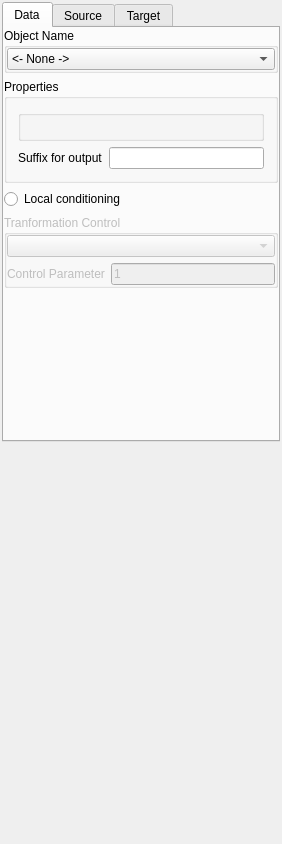
<ui version="4.0" >
 <class>Trans</class>
 <widget class="QWidget" name="Trans" >
  <property name="AlgorithmCategory" stdset="0">
   <string>Utilities</string>
  </property>
  <property name="AlgorithmDescription" stdset="0">
   <string>Histogram transformation</string>
  </property>
  <property name="enabled" >
   <bool>true</bool>
  </property>
  <property name="geometry" >
   <rect>
    <x>0</x>
    <y>0</y>
    <width>282</width>
    <height>844</height>
   </rect>
  </property>
  <property name="windowTitle" >
   <string>Histogram transform</string>
  </property>
  <layout class="QGridLayout" >
   <property name="leftMargin" >
    <number>2</number>
   </property>
   <property name="topMargin" >
    <number>2</number>
   </property>
   <property name="rightMargin" >
    <number>2</number>
   </property>
   <property name="bottomMargin" >
    <number>2</number>
   </property>
   <item row="1" column="0" >
    <spacer>
     <property name="orientation" >
      <enum>Qt::Vertical</enum>
     </property>
     <property name="sizeType" >
      <enum>QSizePolicy::Expanding</enum>
     </property>
     <property name="sizeHint" >
      <size>
       <width>20</width>
       <height>30</height>
      </size>
     </property>
    </spacer>
   </item>
   <item row="0" column="0" >
    <widget class="QTabWidget" name="tabWidget5" >
     <property name="currentIndex" >
      <number>0</number>
     </property>
     <widget class="QWidget" name="tab" >
      <attribute name="title" >
       <string>Data</string>
      </attribute>
      <layout class="QGridLayout" >
       <property name="leftMargin" >
        <number>0</number>
       </property>
       <property name="topMargin" >
        <number>0</number>
       </property>
       <property name="rightMargin" >
        <number>0</number>
       </property>
       <property name="bottomMargin" >
        <number>0</number>
       </property>
       <item row="0" column="0" >
        <widget class="QGroupBox" name="GroupBox3" >
         <property name="title" >
          <string>Object Name</string>
         </property>
         <layout class="QGridLayout" >
          <property name="leftMargin" >
           <number>0</number>
          </property>
          <property name="topMargin" >
           <number>0</number>
          </property>
          <property name="rightMargin" >
           <number>0</number>
          </property>
          <property name="bottomMargin" >
           <number>0</number>
          </property>
          <item row="0" column="0" >
           <widget class="GridSelector" name="grid" >
            <item>
             <property name="text" >
              <string>&lt;- None -></string>
             </property>
            </item>
           </widget>
          </item>
         </layout>
        </widget>
       </item>
       <item row="1" column="0" >
        <widget class="GsTLGroupBox" name="gsTLGroupBox5" >
         <property name="title" >
          <string>Properties</string>
         </property>
         <layout class="QGridLayout" >
          <item row="0" column="0" >
           <widget class="OrderedPropertySelector" name="props" >
            <property name="title" >
             <string/>
            </property>
           </widget>
          </item>
          <item row="1" column="0" >
           <layout class="QHBoxLayout" >
            <property name="leftMargin" >
             <number>0</number>
            </property>
            <property name="topMargin" >
             <number>0</number>
            </property>
            <property name="rightMargin" >
             <number>0</number>
            </property>
            <property name="bottomMargin" >
             <number>0</number>
            </property>
            <item>
             <widget class="QLabel" name="textLabel1_3" >
              <property name="text" >
               <string>Suffix for output</string>
              </property>
              <property name="wordWrap" >
               <bool>false</bool>
              </property>
             </widget>
            </item>
            <item>
             <widget class="QLineEdit" name="out_suffix" />
            </item>
           </layout>
          </item>
         </layout>
        </widget>
       </item>
       <item row="2" column="0" >
        <widget class="QRadioButton" name="is_cond" >
         <property name="text" >
          <string>Local conditioning</string>
         </property>
        </widget>
       </item>
       <item row="3" column="0" >
        <widget class="QGroupBox" name="controlBox" >
         <property name="enabled" >
          <bool>false</bool>
         </property>
         <property name="title" >
          <string>Tranformation Control</string>
         </property>
         <layout class="QGridLayout" >
          <property name="leftMargin" >
           <number>0</number>
          </property>
          <property name="topMargin" >
           <number>0</number>
          </property>
          <property name="rightMargin" >
           <number>0</number>
          </property>
          <property name="bottomMargin" >
           <number>0</number>
          </property>
          <item row="1" column="0" >
           <widget class="QLabel" name="textLabel5" >
            <property name="text" >
             <string>Control Parameter</string>
            </property>
            <property name="wordWrap" >
             <bool>false</bool>
            </property>
           </widget>
          </item>
          <item row="0" column="0" colspan="2" >
           <widget class="SinglePropertySelector" name="cond_prop" >
            <property name="enabled" >
             <bool>false</bool>
            </property>
           </widget>
          </item>
          <item row="1" column="1" >
           <widget class="QLineEdit" name="weight_factor" >
            <property name="text" >
             <string>1</string>
            </property>
           </widget>
          </item>
         </layout>
        </widget>
       </item>
       <item row="4" column="0" >
        <spacer>
         <property name="orientation" >
          <enum>Qt::Vertical</enum>
         </property>
         <property name="sizeType" >
          <enum>QSizePolicy::Expanding</enum>
         </property>
         <property name="sizeHint" >
          <size>
           <width>20</width>
           <height>150</height>
          </size>
         </property>
        </spacer>
       </item>
      </layout>
     </widget>
     <widget class="QWidget" name="tab" >
      <attribute name="title" >
       <string>Source</string>
      </attribute>
      <layout class="QGridLayout" >
       <property name="leftMargin" >
        <number>0</number>
       </property>
       <property name="topMargin" >
        <number>0</number>
       </property>
       <property name="rightMargin" >
        <number>0</number>
       </property>
       <property name="bottomMargin" >
        <number>0</number>
       </property>
       <item row="0" column="0" >
        <widget class="QComboBox" name="ref_type_source" >
         <item>
          <property name="text" >
           <string>Non Parametric</string>
          </property>
         </item>
         <item>
          <property name="text" >
           <string>Gaussian</string>
          </property>
         </item>
         <item>
          <property name="text" >
           <string>Log Normal</string>
          </property>
         </item>
         <item>
          <property name="text" >
           <string>Uniform</string>
          </property>
         </item>
        </widget>
       </item>
       <item row="5" column="0" >
        <spacer>
         <property name="orientation" >
          <enum>Qt::Vertical</enum>
         </property>
         <property name="sizeType" >
          <enum>QSizePolicy::Expanding</enum>
         </property>
         <property name="sizeHint" >
          <size>
           <width>20</width>
           <height>20</height>
          </size>
         </property>
        </spacer>
       </item>
       <item row="1" column="0" >
        <widget class="GsTLGroupBox" name="nonparamBox_source" >
         <property name="title" >
          <string/>
         </property>
         <property name="keyword" stdset="0" >
          <string>Non Parametric</string>
         </property>
         <property name="displayed" stdset="0" >
          <bool>true</bool>
         </property>
         <layout class="QGridLayout" >
          <item row="0" column="0" >
           <widget class="NonParamCdfInput" name="nonParamCdf_source" />
          </item>
         </layout>
        </widget>
       </item>
       <item row="2" column="0" >
        <widget class="GsTLGroupBox" name="GaussianBox_source" >
         <property name="title" >
          <string>Gaussian parameters</string>
         </property>
         <property name="keyword" stdset="0" >
          <string>Gaussian</string>
         </property>
         <property name="displayed" stdset="0" >
          <bool>false</bool>
         </property>
         <layout class="QGridLayout" >
          <item row="0" column="0" >
           <widget class="QLabel" name="textLabel3" >
            <property name="text" >
             <string>Mean</string>
            </property>
            <property name="wordWrap" >
             <bool>false</bool>
            </property>
           </widget>
          </item>
          <item row="0" column="1" >
           <widget class="QLineEdit" name="G_mean_source" >
            <property name="text" >
             <string>0</string>
            </property>
           </widget>
          </item>
          <item row="0" column="2" >
           <widget class="QLabel" name="textLabel4" >
            <property name="text" >
             <string>Variance</string>
            </property>
            <property name="wordWrap" >
             <bool>false</bool>
            </property>
           </widget>
          </item>
          <item row="0" column="3" >
           <widget class="QLineEdit" name="G_variance_source" >
            <property name="text" >
             <string>1</string>
            </property>
           </widget>
          </item>
         </layout>
        </widget>
       </item>
       <item row="3" column="0" >
        <widget class="GsTLGroupBox" name="logNormalBox_source" >
         <property name="title" >
          <string>LogNormal parameters</string>
         </property>
         <property name="keyword" stdset="0" >
          <string>Log Normal</string>
         </property>
         <property name="displayed" stdset="0" >
          <bool>false</bool>
         </property>
         <layout class="QGridLayout" >
          <item row="0" column="0" >
           <widget class="QLabel" name="textLabel3_3" >
            <property name="text" >
             <string>Mean</string>
            </property>
            <property name="wordWrap" >
             <bool>false</bool>
            </property>
           </widget>
          </item>
          <item row="0" column="1" >
           <widget class="QLineEdit" name="LN_mean_source" >
            <property name="text" >
             <string>1</string>
            </property>
           </widget>
          </item>
          <item row="0" column="2" >
           <widget class="QLabel" name="textLabel4_3" >
            <property name="text" >
             <string>Variance</string>
            </property>
            <property name="wordWrap" >
             <bool>false</bool>
            </property>
           </widget>
          </item>
          <item row="0" column="3" >
           <widget class="QLineEdit" name="LN_variance_source" >
            <property name="text" >
             <string>1</string>
            </property>
           </widget>
          </item>
         </layout>
        </widget>
       </item>
       <item row="4" column="0" >
        <widget class="GsTLGroupBox" name="UniformBox_source" >
         <property name="title" >
          <string>Uniform parameters</string>
         </property>
         <property name="keyword" stdset="0" >
          <string>Uniform</string>
         </property>
         <property name="displayed" stdset="0" >
          <bool>false</bool>
         </property>
         <layout class="QGridLayout" >
          <item row="0" column="0" >
           <widget class="QLabel" name="textLabel3_3_4" >
            <property name="text" >
             <string>Min</string>
            </property>
            <property name="wordWrap" >
             <bool>false</bool>
            </property>
           </widget>
          </item>
          <item row="0" column="1" >
           <widget class="QLineEdit" name="Unif_min_source" >
            <property name="text" >
             <string>0</string>
            </property>
           </widget>
          </item>
          <item row="0" column="2" >
           <widget class="QLabel" name="textLabel4_3_4" >
            <property name="text" >
             <string>Max</string>
            </property>
            <property name="wordWrap" >
             <bool>false</bool>
            </property>
           </widget>
          </item>
          <item row="0" column="3" >
           <widget class="QLineEdit" name="Unif_max_source" >
            <property name="text" >
             <string>1</string>
            </property>
           </widget>
          </item>
         </layout>
        </widget>
       </item>
      </layout>
     </widget>
     <widget class="QWidget" name="TabPage" >
      <attribute name="title" >
       <string>Target</string>
      </attribute>
      <layout class="QGridLayout" >
       <property name="leftMargin" >
        <number>0</number>
       </property>
       <property name="topMargin" >
        <number>0</number>
       </property>
       <property name="rightMargin" >
        <number>0</number>
       </property>
       <property name="bottomMargin" >
        <number>0</number>
       </property>
       <item row="0" column="0" >
        <widget class="QComboBox" name="ref_type_target" >
         <item>
          <property name="text" >
           <string>Gaussian</string>
          </property>
         </item>
         <item>
          <property name="text" >
           <string>Non Parametric</string>
          </property>
         </item>
         <item>
          <property name="text" >
           <string>Log Normal</string>
          </property>
         </item>
         <item>
          <property name="text" >
           <string>Uniform</string>
          </property>
         </item>
        </widget>
       </item>
       <item row="2" column="0" >
        <widget class="GsTLGroupBox" name="GaussianBox_target" >
         <property name="title" >
          <string>Gaussian parameters</string>
         </property>
         <property name="keyword" stdset="0" >
          <string>Gaussian</string>
         </property>
         <property name="displayed" stdset="0" >
          <bool>true</bool>
         </property>
         <layout class="QGridLayout" >
          <item row="0" column="0" >
           <widget class="QLabel" name="textLabel3_2" >
            <property name="text" >
             <string>Mean</string>
            </property>
            <property name="wordWrap" >
             <bool>false</bool>
            </property>
           </widget>
          </item>
          <item row="0" column="1" >
           <widget class="QLineEdit" name="G_mean_target" >
            <property name="text" >
             <string>0</string>
            </property>
           </widget>
          </item>
          <item row="0" column="2" >
           <widget class="QLabel" name="textLabel4_2" >
            <property name="text" >
             <string>Variance</string>
            </property>
            <property name="wordWrap" >
             <bool>false</bool>
            </property>
           </widget>
          </item>
          <item row="0" column="3" >
           <widget class="QLineEdit" name="G_variance_target" >
            <property name="text" >
             <string>1</string>
            </property>
           </widget>
          </item>
         </layout>
        </widget>
       </item>
       <item row="1" column="0" >
        <widget class="GsTLGroupBox" name="nonparamBox_target" >
         <property name="title" >
          <string/>
         </property>
         <property name="keyword" stdset="0" >
          <string>Non Parametric</string>
         </property>
         <property name="displayed" stdset="0" >
          <bool>false</bool>
         </property>
         <layout class="QGridLayout" >
          <item row="0" column="0" >
           <widget class="NonParamCdfInput" name="nonParamCdf_target" />
          </item>
         </layout>
        </widget>
       </item>
       <item row="3" column="0" >
        <widget class="GsTLGroupBox" name="logNormalBox_target" >
         <property name="title" >
          <string>LogNormal parameters</string>
         </property>
         <property name="keyword" stdset="0" >
          <string>Log Normal</string>
         </property>
         <property name="displayed" stdset="0" >
          <bool>false</bool>
         </property>
         <layout class="QGridLayout" >
          <item row="0" column="0" >
           <widget class="QLabel" name="textLabel3_3_2" >
            <property name="text" >
             <string>Mean</string>
            </property>
            <property name="wordWrap" >
             <bool>false</bool>
            </property>
           </widget>
          </item>
          <item row="0" column="1" >
           <widget class="QLineEdit" name="LN_mean_target" >
            <property name="text" >
             <string>1</string>
            </property>
           </widget>
          </item>
          <item row="0" column="2" >
           <widget class="QLabel" name="textLabel4_3_2" >
            <property name="text" >
             <string>Variance</string>
            </property>
            <property name="wordWrap" >
             <bool>false</bool>
            </property>
           </widget>
          </item>
          <item row="0" column="3" >
           <widget class="QLineEdit" name="LN_variance_target" >
            <property name="text" >
             <string>1</string>
            </property>
           </widget>
          </item>
         </layout>
        </widget>
       </item>
       <item row="4" column="0" >
        <widget class="GsTLGroupBox" name="UniformBox_target" >
         <property name="title" >
          <string>Uniform parameters</string>
         </property>
         <property name="keyword" stdset="0" >
          <string>Uniform</string>
         </property>
         <property name="displayed" stdset="0" >
          <bool>false</bool>
         </property>
         <layout class="QGridLayout" >
          <item row="0" column="0" >
           <widget class="QLabel" name="textLabel3_3_4_2" >
            <property name="text" >
             <string>Min</string>
            </property>
            <property name="wordWrap" >
             <bool>false</bool>
            </property>
           </widget>
          </item>
          <item row="0" column="1" >
           <widget class="QLineEdit" name="Unif_min_target" >
            <property name="text" >
             <string>0</string>
            </property>
           </widget>
          </item>
          <item row="0" column="2" >
           <widget class="QLabel" name="textLabel4_3_4_2" >
            <property name="text" >
             <string>Max</string>
            </property>
            <property name="wordWrap" >
             <bool>false</bool>
            </property>
           </widget>
          </item>
          <item row="0" column="3" >
           <widget class="QLineEdit" name="Unif_max_target" >
            <property name="text" >
             <string>1</string>
            </property>
           </widget>
          </item>
         </layout>
        </widget>
       </item>
       <item row="5" column="0" >
        <spacer>
         <property name="orientation" >
          <enum>Qt::Vertical</enum>
         </property>
         <property name="sizeType" >
          <enum>QSizePolicy::Expanding</enum>
         </property>
         <property name="sizeHint" >
          <size>
           <width>20</width>
           <height>20</height>
          </size>
         </property>
        </spacer>
       </item>
      </layout>
     </widget>
    </widget>
   </item>
  </layout>
 </widget>
 <layoutdefault spacing="6" margin="11" />
 <pixmapfunction>qPixmapFromMimeSource</pixmapfunction>
 <customwidgets>
  <customwidget>
   <class>GridSelector</class>
   <extends>QComboBox</extends>
   <header>GsTLAppli/extra/qtplugins/selectors.h</header>
  </customwidget>
  <customwidget>
   <class>SinglePropertySelector</class>
   <extends>QComboBox</extends>
   <header>selectors.h</header>
  </customwidget>
  <customwidget>
   <class>OrderedPropertySelector</class>
   <extends>GsTLGroupBox</extends>
   <header>selectors.h</header>
  </customwidget>
  <customwidget>
   <class>GsTLGroupBox</class>
   <extends>QGroupBox</extends>
   <header>selectors.h</header>
   <container>1</container>
  </customwidget>
  <customwidget>
   <class>NonParamCdfInput</class>
   <extends>QWidget</extends>
   <header>non_param_cdf_input.h</header>
  </customwidget>
 </customwidgets>
 <includes>
  <include location="local" >gridselector.h</include>
  <include location="local" >gstlgroupbox.h</include>
  <include location="local" >orderedpropertyselector.h</include>
  <include location="local" >multipropertyselector.h</include>
  <include location="local" >singlepropertyselector.h</include>
  <include location="local" >gstlgroupbox.h</include>
  <include location="local" >nonparamcdfinput.h</include>
  <include location="local" >propertyselector.h</include>
  <include location="local" >lowertailcdfinput.h</include>
  <include location="local" >uppertailcdfinput.h</include>
  <include location="local" >gstlgroupbox.h</include>
  <include location="local" >gstlgroupbox.h</include>
  <include location="local" >gstlgroupbox.h</include>
  <include location="local" >gstlgroupbox.h</include>
  <include location="local" >gstlgroupbox.h</include>
  <include location="local" >nonparamcdfinput.h</include>
  <include location="local" >propertyselector.h</include>
  <include location="local" >lowertailcdfinput.h</include>
  <include location="local" >uppertailcdfinput.h</include>
  <include location="local" >gstlgroupbox.h</include>
  <include location="local" >gstlgroupbox.h</include>
 </includes>
 <resources/>
 <connections>
  <connection>
   <sender>grid</sender>
   <signal>activated(QString)</signal>
   <receiver>props</receiver>
   <slot>show_properties(QString)</slot>
   <hints>
    <hint type="sourcelabel" >
     <x>20</x>
     <y>20</y>
    </hint>
    <hint type="destinationlabel" >
     <x>20</x>
     <y>20</y>
    </hint>
   </hints>
  </connection>
  <connection>
   <sender>is_cond</sender>
   <signal>toggled(bool)</signal>
   <receiver>controlBox</receiver>
   <slot>setEnabled(bool)</slot>
   <hints>
    <hint type="sourcelabel" >
     <x>20</x>
     <y>20</y>
    </hint>
    <hint type="destinationlabel" >
     <x>20</x>
     <y>20</y>
    </hint>
   </hints>
  </connection>
  <connection>
   <sender>grid</sender>
   <signal>activated(QString)</signal>
   <receiver>cond_prop</receiver>
   <slot>show_properties(QString)</slot>
   <hints>
    <hint type="sourcelabel" >
     <x>20</x>
     <y>20</y>
    </hint>
    <hint type="destinationlabel" >
     <x>20</x>
     <y>20</y>
    </hint>
   </hints>
  </connection>
  <connection>
   <sender>ref_type_source</sender>
   <signal>activated(QString)</signal>
   <receiver>nonparamBox_source</receiver>
   <slot>setShown(QString)</slot>
   <hints>
    <hint type="sourcelabel" >
     <x>20</x>
     <y>20</y>
    </hint>
    <hint type="destinationlabel" >
     <x>20</x>
     <y>20</y>
    </hint>
   </hints>
  </connection>
  <connection>
   <sender>ref_type_source</sender>
   <signal>activated(QString)</signal>
   <receiver>GaussianBox_source</receiver>
   <slot>setShown(QString)</slot>
   <hints>
    <hint type="sourcelabel" >
     <x>20</x>
     <y>20</y>
    </hint>
    <hint type="destinationlabel" >
     <x>20</x>
     <y>20</y>
    </hint>
   </hints>
  </connection>
  <connection>
   <sender>ref_type_target</sender>
   <signal>activated(QString)</signal>
   <receiver>nonparamBox_target</receiver>
   <slot>setShown(QString)</slot>
   <hints>
    <hint type="sourcelabel" >
     <x>20</x>
     <y>20</y>
    </hint>
    <hint type="destinationlabel" >
     <x>20</x>
     <y>20</y>
    </hint>
   </hints>
  </connection>
  <connection>
   <sender>ref_type_target</sender>
   <signal>activated(QString)</signal>
   <receiver>GaussianBox_target</receiver>
   <slot>setShown(QString)</slot>
   <hints>
    <hint type="sourcelabel" >
     <x>20</x>
     <y>20</y>
    </hint>
    <hint type="destinationlabel" >
     <x>20</x>
     <y>20</y>
    </hint>
   </hints>
  </connection>
  <connection>
   <sender>is_cond</sender>
   <signal>toggled(bool)</signal>
   <receiver>cond_prop</receiver>
   <slot>setEnabled(bool)</slot>
   <hints>
    <hint type="sourcelabel" >
     <x>20</x>
     <y>20</y>
    </hint>
    <hint type="destinationlabel" >
     <x>20</x>
     <y>20</y>
    </hint>
   </hints>
  </connection>
  <connection>
   <sender>ref_type_source</sender>
   <signal>activated(QString)</signal>
   <receiver>logNormalBox_source</receiver>
   <slot>setShown(QString)</slot>
   <hints>
    <hint type="sourcelabel" >
     <x>20</x>
     <y>20</y>
    </hint>
    <hint type="destinationlabel" >
     <x>20</x>
     <y>20</y>
    </hint>
   </hints>
  </connection>
  <connection>
   <sender>ref_type_target</sender>
   <signal>activated(QString)</signal>
   <receiver>logNormalBox_target</receiver>
   <slot>setShown(QString)</slot>
   <hints>
    <hint type="sourcelabel" >
     <x>20</x>
     <y>20</y>
    </hint>
    <hint type="destinationlabel" >
     <x>20</x>
     <y>20</y>
    </hint>
   </hints>
  </connection>
  <connection>
   <sender>ref_type_source</sender>
   <signal>activated(QString)</signal>
   <receiver>UniformBox_source</receiver>
   <slot>setShown(QString)</slot>
   <hints>
    <hint type="sourcelabel" >
     <x>20</x>
     <y>20</y>
    </hint>
    <hint type="destinationlabel" >
     <x>20</x>
     <y>20</y>
    </hint>
   </hints>
  </connection>
  <connection>
   <sender>ref_type_target</sender>
   <signal>activated(QString)</signal>
   <receiver>UniformBox_target</receiver>
   <slot>setShown(QString)</slot>
   <hints>
    <hint type="sourcelabel" >
     <x>20</x>
     <y>20</y>
    </hint>
    <hint type="destinationlabel" >
     <x>20</x>
     <y>20</y>
    </hint>
   </hints>
  </connection>
 </connections>
</ui>
